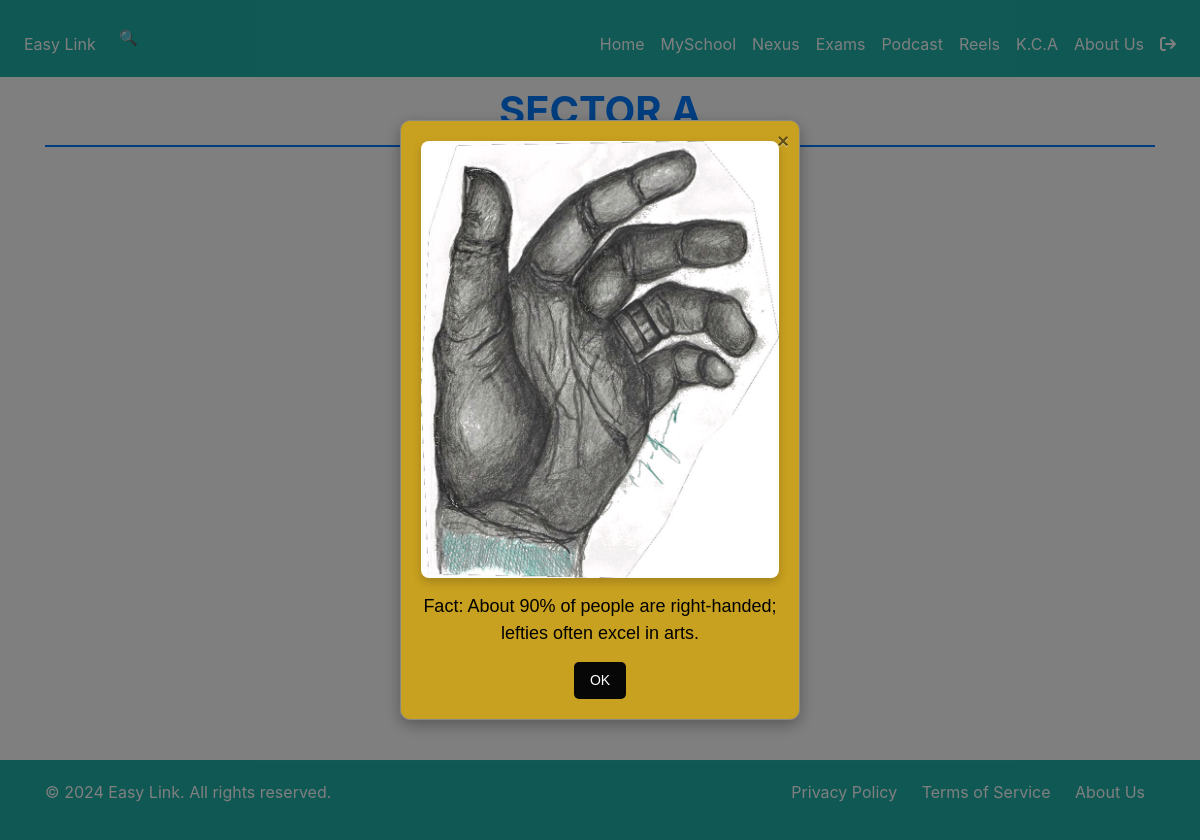
Page /sectorA (signed in) on the earlier database version.
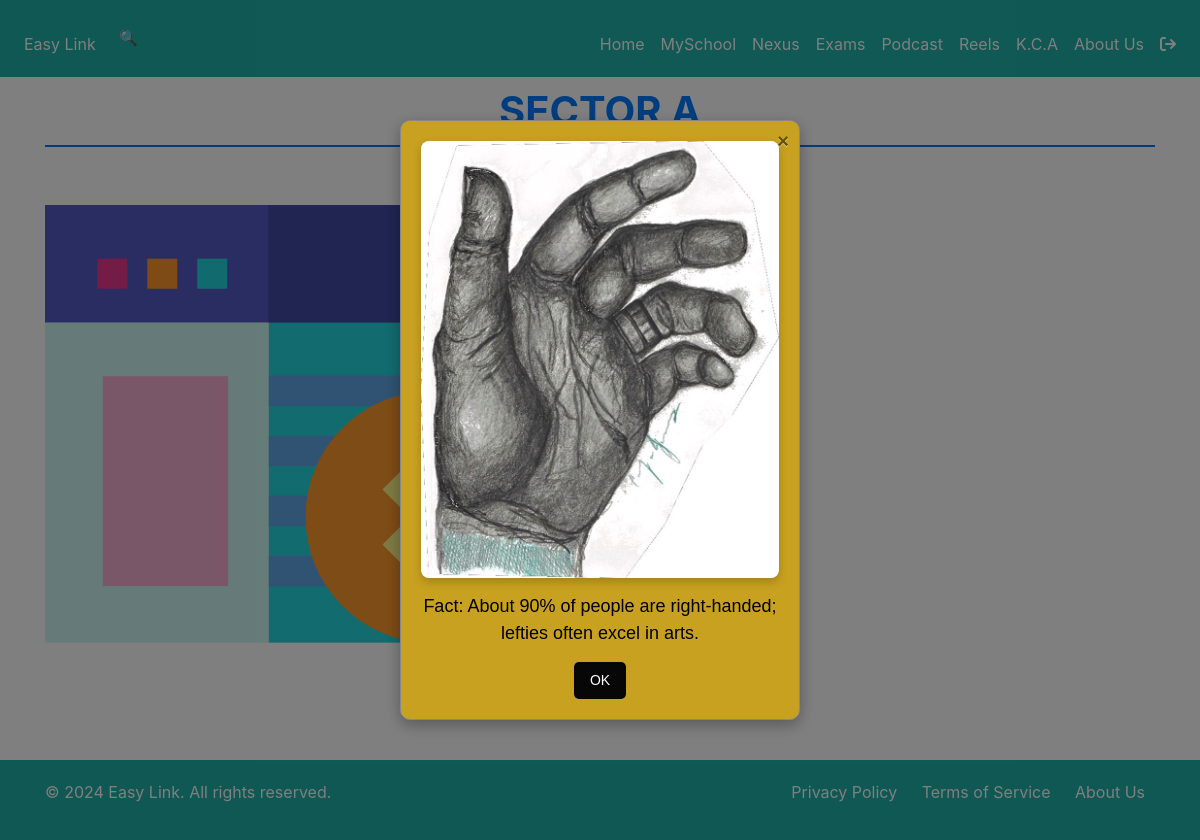
Same page on the later database version.
### website/models.py (models this page shows, shortened)
class Posts(db.Model):
    __table_args__ = {'extend_existing': True}
    id = db.Column(db.Integer, primary_key=True)
    image = db.Column(db.String(150), nullable=False)
    pdf = db.Column(db.String(255), nullable=False)
    date_created = db.Column(db.DateTime, default=db.func.current_timestamp())

### website/views.py (the view)
@views.route('/sectorA') #gvbhbhhhhhhhhhhhhhhhhhhhhhhhhhhhhhhhhhhhhhhhhhhhhhhhhhhhhhhhh
def sectorA():
   posts = Posts.query.order_by(Posts.date_created.desc()).all()
   return render_template("sectorA.html", posts=posts)

### website/templates/sectorA.html (shortened to what this page needs)
{% extends "base.html" %}
{% block content %}
<link
rel="stylesheet"
href="{{ url_for('static', filename='css/sectorA.css') }}"
/>
<div class="title-container">
    <h2 class="page-title">SECTOR A</h2>
</div>
<div id="sectorA-posts">
    {% for post in posts %}
    <div class="sectorA-post">
        <a href="{{ post.pdf }}" download>
            <img src="{{ url_for('static', filename='/uploads/' + post.image) }}" alt="A Image">
        </a>
    </div>
    {% endfor %}
</div>
{% endblock %}

### website/templates/base.html (shortened to what this page needs)
<!DOCTYPE html>
<html lang="en">
  <head>
    <link
      rel="stylesheet"
      href="https://stackpath.bootstrapcdn.com/bootstrap/4.4.1/css/bootstrap.min.css"
    />
    <link
      rel="stylesheet"
      href="https://stackpath.bootstrapcdn.com/font-awesome/4.7.0/css/font-awesome.min.css"
    />
    <link
    rel="stylesheet"
    href="{{ url_for('static', filename='css/profile.css') }}"
    />
    <link
    rel="stylesheet"
    href="{{ url_for('static', filename='css/styles.css') }}"
  />
  <link rel="stylesheet" href="https://cdnjs.cloudflare.com/ajax/libs/font-awesome/6.0.0-beta3/css/all.min.css">
  </head>
  <body class="{% if session.theme %}{{ session.theme }}-theme{% endif %}">
    <div class="popup" id="factPopup">
      <div class="popup-content">
          <span class="close">&times;</span>
          <img id="factImage" src="" alt="Fact Image">
          <div id="factDescription"></div>
          <button id="okButton">OK</button>
      </div>
  </div>
    <nav class="navbar navbar-expand-lg navbar-teal-blue">
      <div class="collapse navbar-collapse" id="navbar">
        <div class="navbar-nav">
          <div class="nav-item dropdown">
            <a class="nav-link dropdown-toggle" href="#" id="homeDropdown" role="button" data-toggle="dropdown" aria-haspopup="true" aria-expanded="false">
              Easy Link
            </a>
          </div>
          <span class="search-icon" id="searchToggle" title="Search">&#128269;</span>
        </div>
          <div class="navbar-nav ml-auto">
            {% if user.is_authenticated %}
            <a class="nav-item nav-link" id="home-main" href="/">Home</a>
            <div class="nav-item dropdown">
              <a class="nav-link dropdown-toggle" href="#" id="profileDropdown" role="button" data-toggle="dropdown" aria-haspopup="true" aria-expanded="false">
                MySchool
              </a>
            </div>
            <a class="nav-item nav-link" id="nex" href="/nex">Nexus</a>
            <div class="nav-item dropdown">
              <a class="nav-link dropdown-toggle" href="#" id="profileDropdown" role="button" data-toggle="dropdown" aria-haspopup="true" aria-expanded="false">
                Exams
              </a>
            </div>
            <div class="nav-item dropdown">
              <a class="nav-link dropdown-toggle" href="#" id="profileDropdown" role="button" data-toggle="dropdown" aria-haspopup="true" aria-expanded="false">
                Podcast
              </a>
            </div>
            <div class="nav-item dropdown">
              <a class="nav-link dropdown-toggle" href="#" id="computersDropdown" role="button" data-toggle="dropdown" aria-haspopup="true" aria-expanded="false">
                  Reels
              </a>
          </div>
          <a class="nav-item nav-link" id="kca" href="/kca">K.C.A</a>
            <a class="nav-item nav-link" id="about" href="/about">About Us</a>
            <div class="nav-item dropdown">
              <a class="nav-link dropdown-toggle" id="logout" href="#" role="button" data-bs-toggle="dropdown" aria-expanded="false" aria-label="Pick Profile">
                <i class="fa fa-sign-out" aria-hidden="true"></i>
              </a>
            </div>
          {% else %}
          <a class="nav-item nav-link" id="home" href="/">Home</a>
          <a class="nav-item nav-link" id="signUp" href="/sign-up">Sign Up</a>
          <a class="nav-item nav-link" id="login" href="/login">Login</a>
          {% endif %}
        </div>
      </div>
    </nav>
    <div class="container content">
      {% block content %}
       {% endblock %}
    </div>
    <footer class="footer-teal-blue">
      <div class="container">
        <div class="row">
          <div class="col-md-6">
            <p>&copy; 2024 Easy Link. All rights reserved.</p>
          </div>
          <div class="col-md-6 text-md-right footer-links">
            <a href="/privacy">Privacy Policy</a>
            <a href="/terms">Terms of Service</a>
            <a href="/about">About Us</a>
          </div>
        </div>
      </div>
    </footer>
  </body>
</html>

### website/static/css/profile.css (style rules this page uses)
.dropdown { display: flex; flex-direction: column; }
:root { --background-color: #fff; --text-color: #000; }
body { background-color: var(--background-color); color: var(--text-color); }

### website/static/css/styles.css (style rules this page uses)
html, body { height: 100%; margin: 0; padding: 0; box-sizing: border-box; display: flex; flex-direction: column; }
.content { flex: 1; }
.dropdown-toggle::after { display: none; }
.footer-teal-blue { background-color: #20b2aa; color: #ffffff; padding: 20px 0; }
.footer-links a { color: #ffffff; text-decoration: none; margin: 0 10px; }
.navbar-teal-blue { background-color: #20b2aa; padding: 1rem 1rem; margin-top: auto; }
.navbar-nav .nav-link { padding-top: 1rem; padding-bottom: 1rem; }
.navbar-teal-blue .nav-link { color: #ffffff; }
.navbar-teal-blue .nav-link { position: relative; overflow: hidden; padding-bottom: 5px; }
.navbar-teal-blue .nav-link::after { content: ""; position: absolute; bottom: 2px; left: -100%; width: 100%; height: 3px; background-color: #ffffff; transition: left 0.4s ease-in-out; }
.navbar-teal-blue #logout { text-decoration: none; }
.navbar-teal-blue #logout::after { display: none; }
.navbar-teal-blue #logout i { font-size: 16px; color: #ffffff; }
.nav-item.dropdown { position: relative; }
.navbar-nav { display: flex; align-items: center; }
.search-icon { font-size: 15px; color: rgb(255, 255, 255); cursor: pointer; margin: 0 15px; }
.popup { display: none; position: fixed; z-index: 1000; left: 0; top: 0; width: 100%; height: 100%; overflow: auto; background-color: rgba(0, 0, 0, 0.5); }
.popup-content { background-color: white; margin: 15% auto; padding: 20px; border: 1px solid #888; width: 80%; text-align: center; }
#factImage { max-width: 100%; height: auto; }
.popup { display: none; position: fixed; z-index: 9999; left: 0; top: 0; width: 100%; height: 100%; background-color: rgba(0, 0, 0, 0.5); overflow: auto; }
.popup-content { background-color: #c9a120; margin: 10% auto; padding: 20px; border: 1px solid #888; width: 400px; max-width: 80%; border-radius: 10px; text-align: center; position: relative; box-shadow: 0 5px 15px rgba(0, 0, 0, 0.3); font-family: Arial, sans-serif; }
.close { position: absolute; top: 10px; right: 10px; font-size: 20px; cursor: pointer; }
#factImage { width: 100%; height: auto; border-radius: 8px; box-shadow: 0 4px 10px rgba(0, 0, 0, 0.2); transition: transform 0.2s ease; }
#factDescription { margin-top: 15px; font-size: 18px; color: #000; }
#okButton { margin-top: 15px; padding: 8px 16px; background-color: #070707; color: #ffffff; border: none; border-radius: 5px; cursor: pointer; font-size: 14px; }

### website/static/css/sectorA.css (style rules this page uses)
.title-container { text-align: center; margin-bottom: 20px; }
.page-title { font-size: 2.5rem; font-weight: bold; color: #007bff; text-transform: uppercase; margin: 0; padding: 10px 0; border-bottom: 2px solid #007bff; }
body { margin: 0; padding: 0; }

Differences in the rows shown:
added Posts: image (picture)
